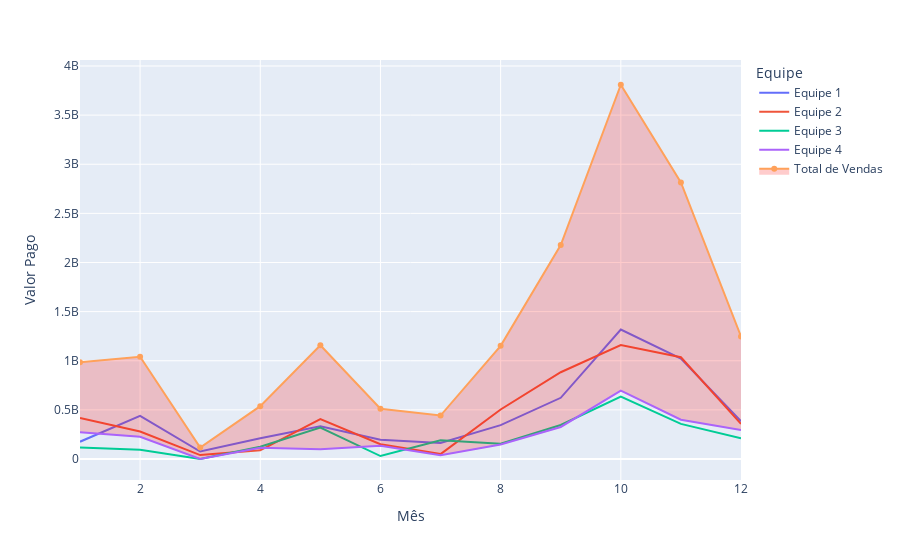

The notebook cell this image was saved under:
### Code cell
fig5 = px.line(df5, y='Valor Pago', x='Mês', color='Equipe')
fig5.add_trace(go.Scatter(y=df5_group['Valor Pago'], x=df5_group['Mês'], mode='lines+markers', fill='tonexty', fillcolor='rgba(255, 0, 0, 0.2)', name='Total de Vendas'))
fig5.show()

### Figure 1 — Plotly figure (JSON) as saved in the notebook; plotly's stock layout.template omitted (floating-point values rounded to 4 significant figures)
{"data": [{"hovertemplate": "Equipe=Equipe 1<br>Mês=%{x}<br>Valor Pago=%{y}<extra></extra>", "legendgroup": "Equipe 1", "line": {"color": "#636efa", "dash": "solid"}, "marker": {"symbol": "circle"}, "mode": "lines", "name": "Equipe 1", "orientation": "v", "showlegend": true, "type": "scatter", "x": [1, 2, 3, 4, 5, 6, 7, 8, 9, 10, 11, 12], "xaxis": "x", "y": [176000000, 440000000, 76000000, 212000000, 334000000, 196000000, 164000000, 345000000, 623000000, 1317000000, 1021000000, 384000000], "yaxis": "y"}, {"hovertemplate": "Equipe=Equipe 2<br>Mês=%{x}<br>Valor Pago=%{y}<extra></extra>", "legendgroup": "Equipe 2", "line": {"color": "#EF553B", "dash": "solid"}, "marker": {"symbol": "circle"}, "mode": "lines", "name": "Equipe 2", "orientation": "v", "showlegend": true, "type": "scatter", "x": [1, 2, 3, 4, 5, 6, 7, 8, 9, 10, 11, 12], "xaxis": "x", "y": [418000000, 280000000, 40000000, 88000000, 406000000, 150000000, 50000000, 504000000, 883000000, 1160000000, 1036000000, 357000000], "yaxis": "y"}, {"hovertemplate": "Equipe=Equipe 3<br>Mês=%{x}<br>Valor Pago=%{y}<extra></extra>", "legendgroup": "Equipe 3", "line": {"color": "#00cc96", "dash": "solid"}, "marker": {"symbol": "circle"}, "mode": "lines", "name": "Equipe 3", "orientation": "v", "showlegend": true, "type": "scatter", "x": [1, 2, 3, 4, 5, 6, 7, 8, 9, 10, 11, 12], "xaxis": "x", "y": [118000000, 94000000, 0, 124000000, 320000000, 30000000, 190000000, 155000000, 346000000, 635000000, 357000000, 210000000], "yaxis": "y"}, {"hovertemplate": "Equipe=Equipe 4<br>Mês=%{x}<br>Valor Pago=%{y}<extra></extra>", "legendgroup": "Equipe 4", "line": {"color": "#ab63fa", "dash": "solid"}, "marker": {"symbol": "circle"}, "mode": "lines", "name": "Equipe 4", "orientation": "v", "showlegend": true, "type": "scatter", "x": [1, 2, 3, 4, 5, 6, 7, 8, 9, 10, 11, 12], "xaxis": "x", "y": [272000000, 226000000, 0, 114000000, 98000000, 136000000, 38000000, 148000000, 326000000, 697000000, 400000000, 296000000], "yaxis": "y"}, {"fill": "tonexty", "fillcolor": "rgba(255, 0, 0, 0.2)", "mode": "lines+markers", "name": "Total de Vendas", "type": "scatter", "x": [1, 2, 3, 4, 5, 6, 7, 8, 9, 10, 11, 12], "y": [984000000, 1040000000, 116000000, 538000000, 1158000000, 512000000, 442000000, 1152000000, 2178000000, 3809000000, 2814000000, 1247000000]}], "layout": {"legend": {"title": {"text": "Equipe"}, "tracegroupgap": 0}, "margin": {"t": 60}, "xaxis": {"anchor": "y", "domain": [0, 1], "title": {"text": "Mês"}}, "yaxis": {"anchor": "x", "domain": [0, 1], "title": {"text": "Valor Pago"}}}}
